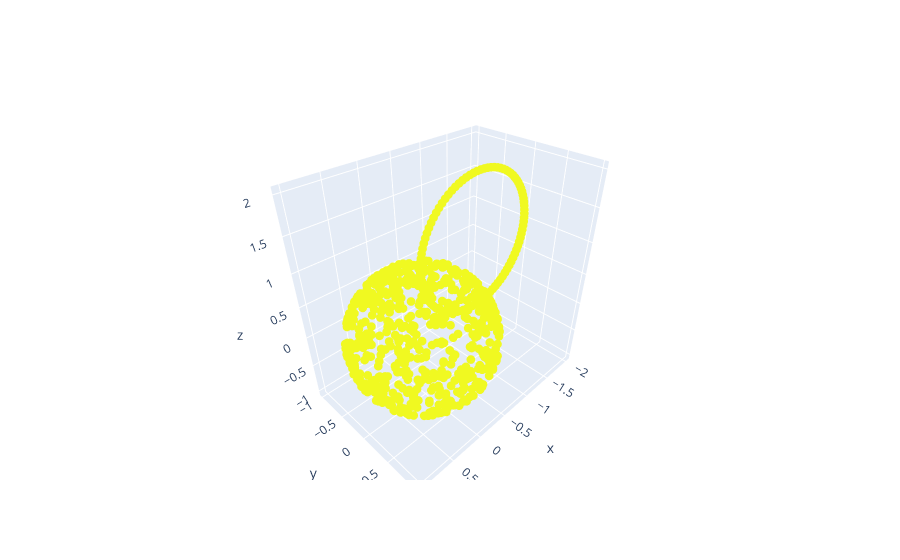

Notebook source saved alongside this figure:
### Code cell
vmin = 0.002
vmax = 0.007

fig = go.Figure(data=[go.Scatter3d(x = data[:,0],
                                    y = data[:,1],
                                    z = data[:,2],
                                    mode='markers',
                                    marker=dict(
                                            size=10,
                                            color=pointwise_eigenvalues[:,1],                # set color to an array/list of desired values
                                            # colorscale='PRGn',   # choose a colorscale
                                            opacity=1,
                                            cmax = vmax,
                                            cmin = vmin
                                        ))])
fig.update_traces(marker_size = 3)
fig.update_layout(scene_aspectmode='data')
fig.show()

### Figure 1 — Plotly figure (JSON) as saved in the notebook; plotly's stock layout.template omitted (floating-point values rounded to 4 significant figures; data arrays with more than 128 entries replaced by an {"elided": "..."} marker saying what was removed)
{"data": [{"marker": {"cmax": 0.007, "cmin": 0.002, "color": {"elided": "700 float values"}, "opacity": 1, "size": 3}, "mode": "markers", "type": "scatter3d", "x": {"elided": "700 float values"}, "y": {"elided": "700 float values"}, "z": {"elided": "700 float values"}}], "layout": {"scene": {"aspectmode": "data"}}}
